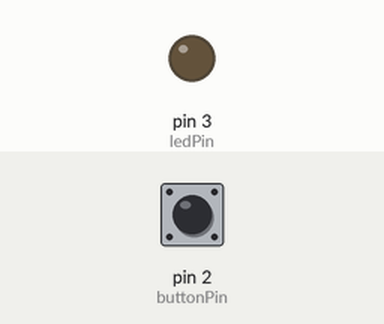
Recording of a sketch running on a simulated Arduino Uno, built with avr-gcc and run on an emulated ATmega328P. Shown: output pins drawn as LEDs (lit = HIGH). Dashed ring = blinking. Inputs (shaded band) come from the test bench; at power-on: pin 2 (buttonPin) LOW.

Above: at 1.2 s.
1.3 s: pin 2 (buttonPin) pulled HIGH for 1 s
At 1.4 s:
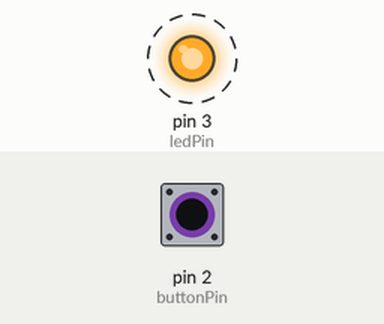
4.3 s: pin 2 (buttonPin) pulled HIGH for 3.2 s
At 8.0 s:
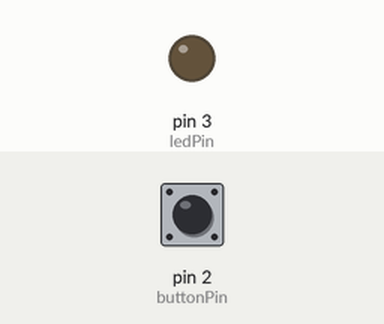
Timing chart, 0 to 9.5 s (numbered marks = the images above; inputs shaded):
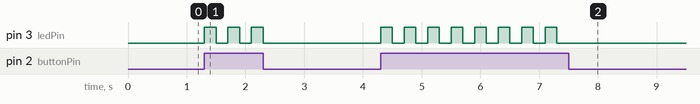

The sketch:

Project-01-Button-and-LED.ino
```cpp
// Arduino Starter Kit - Project 01 (Button and LED)
// Press the button to make the LED blink.

const int buttonPin = 2;
const int ledPin = 3;

void setup() {
  pinMode(buttonPin, INPUT);
  pinMode(ledPin, OUTPUT);
}

void loop() {
  int buttonState = digitalRead(buttonPin);

  if (buttonState == HIGH) {
    digitalWrite(ledPin, HIGH);
    delay(200);
    digitalWrite(ledPin, LOW);
    delay(200);
  } else {
    digitalWrite(ledPin, LOW);
  }
}
```

Measured:
- after the input at 1.3 s, pin 3 (ledPin): alternates HIGH for 0.20 s and LOW for 0.20 s, 6 changes in all, then stays LOW, starting at once
- after the input at 4.3 s, pin 3 (ledPin): alternates HIGH for 0.20 s and LOW for 0.20 s, 16 changes in all, then stays LOW, starting at once
